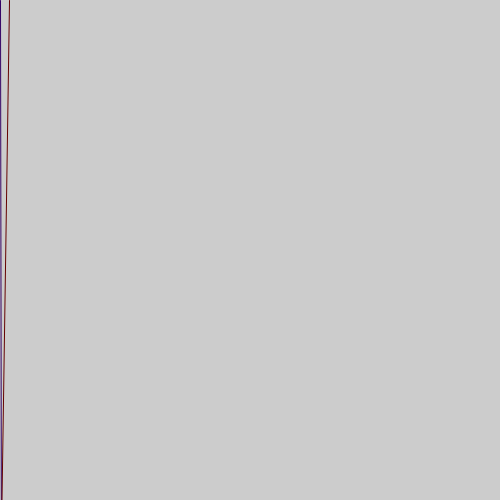
Frame 1 (no input)
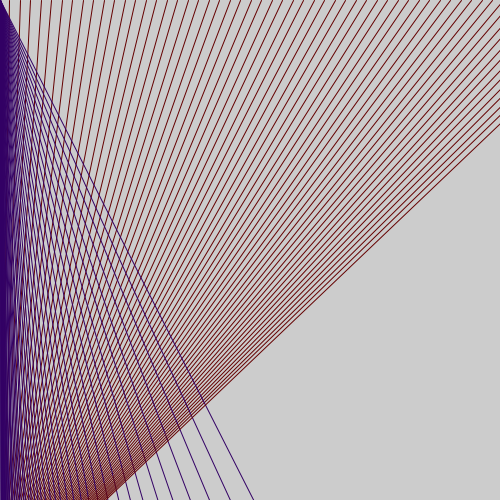
Frame 60 (the mouse pressed at the canvas centre just before this capture)
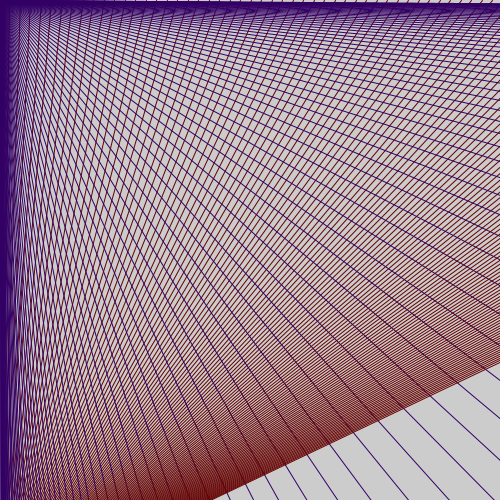
Frame 120 (the mouse held since frame 60 and released just before this capture)

The Processing sketch that drew these frames (run headless with seeded random() and noise(); from frame 60 on, the mouse is pressed at the canvas centre):

// Processing sketch: processing_186340
// ── processing_186340.pde

float fuck = 1 ;
float refuck = -1 ;
void setup(){
size(500,500);
}
void draw () {
  
stroke(50,0,100);
fuck = fuck* 1.1;
line(fuck,600,0,0);

stroke(100,0,0);
refuck = refuck +10.5;
line(refuck,0,0,600);
}
